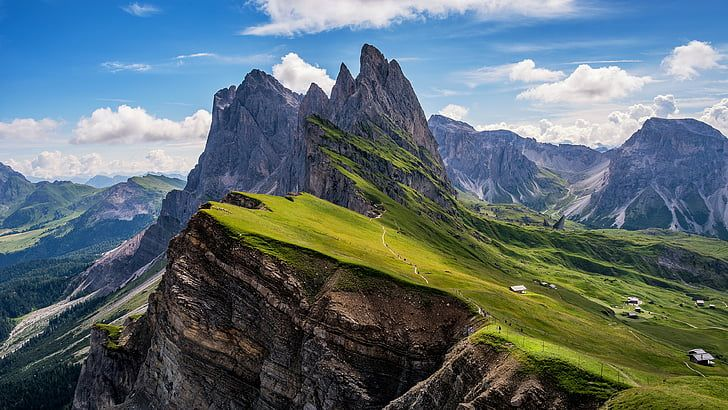
#> input picture Laboratorium 1/images/mountains.jpg, 728 x 410 px
$ python Zadanie1_3.py
#> lines starting #> are read from the running program, lines starting #| are printed output that depends on the picture
import cv2 as cv
import numpy as np
from matplotlib import pyplot as plt

plt.rcParams["figure.figsize"] = (12, 6)

# Wczytanie obrazu i konwersja kolorow z BGR (domyslny format OpenCV) na RGB
image = cv.cvtColor(cv.imread("images/mountains.jpg"), cv.COLOR_BGR2RGB)

# Przeksztalcenie obrazu do postaci listy pikseli
YCC = np.asarray(image.reshape(-1,3))
YCC = YCC.astype(np.uint8)

# Macierz transformacji RGB -> YCbCr
rgbToYcrcb = [
    [0.229, 0.587, 0.114],
    [0.500, -0.418, -0.082],
    [-0.168, -0.331, 0.500]
]

rgbToYcrcb = np.asarray(rgbToYcrcb)

shift = [
    [0],
    [128],
    [128],
]
shift = np.asarray(shift)

# Przeksztalcenie kazdego piksela
YCCImage = []
for row in YCC:
    col = np.asarray(row.reshape(3, 1))
    transformedPixel = np.matmul(rgbToYcrcb, col) + shift  # Mnozenie macierzy i dodanie przesuniecia
    YCCImage.append(transformedPixel.reshape(1, 3))
#> this loop made 298480 passes
#> (col, transformedPixel) on passes 1 to 3: ([29, 112, 192], [94.27, 79.94, 182.1]), ([28, 111, 191], [93.34, 79.94, 182.1]), ([26, 109, 189], [91.48, 79.94, 182.1])
#> after the loop, YCCImage = 298480 items

# Ograniczenie wartosci do zakresu [0, 255] i przywrocenie wymiarow obrazu
YCCImage = np.clip(YCCImage, 0, 255)
YCCImage = np.asarray(YCCImage).reshape(image.shape)
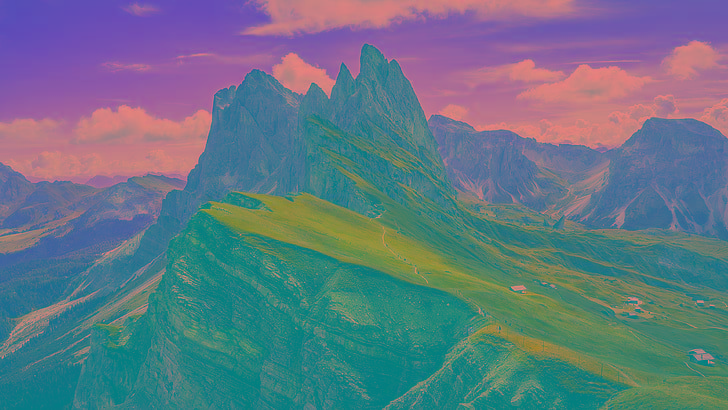
#> YCCImage: shape (410, 728, 3) float64; mean R, G, B 99.2, 119.3, 133.5
YCCImage = YCCImage.astype(np.uint8)

# Konwersja odwrotna YCbCr -> RGB
image_reconstructed = cv.cvtColor(YCCImage, cv.COLOR_YCrCb2RGB)

# Tworzenie wykresow
fig, ax = plt.subplots(2, 3)

# Oryginalny obraz RGB
ax[0, 0].imshow(image)
ax[0, 0].set_title("Oryginalny obraz")
ax[0, 0].axis("off") # Usuniecie osi dla pierwszego obrazka

# Skladowe Y, Cb, Cr w odcieniach szarosci
ax[0, 1].imshow(YCCImage[:, :, 0], cmap="gray")
ax[0, 1].set_title("Składowa Y")
ax[0, 1].axis("off") # Usuniecie osi dla drugiego obrazka

ax[0, 2].imshow(YCCImage[:, :, 1], cmap="gray")
ax[0, 2].set_title("Składowa Cb")
ax[0, 2].axis("off") # Usuniecie osi dla trzeciego obrazka

ax[1, 0].imshow(YCCImage[:, :, 2], cmap="gray")
ax[1, 0].set_title("Składowa Cr")
ax[1, 0].axis("off") # Usuniecie osi dla czwartego obrazka

# Obraz po konwersji odwrotnej
ax[1, 1].imshow(image_reconstructed)
ax[1, 1].set_title("Obraz po konwersji odwrotnej")
ax[1, 1].axis("off") # Usuniecie osi dla piatego obrazka

# Usunięcie pustej osi
ax[1, 2].axis("off")

plt.tight_layout() # Dopasowanie automatyczne obrazkow do rozmiaru ekranu
plt.show()
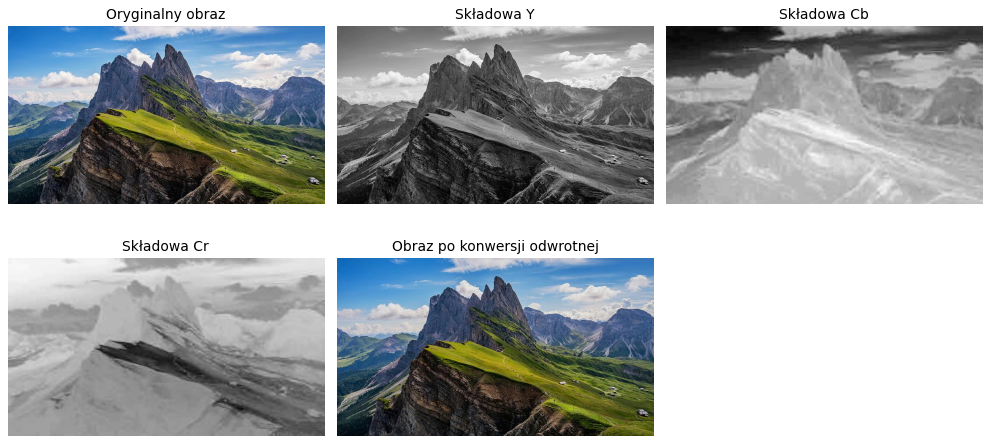
#> figure drawn by matplotlib, 5 panels
